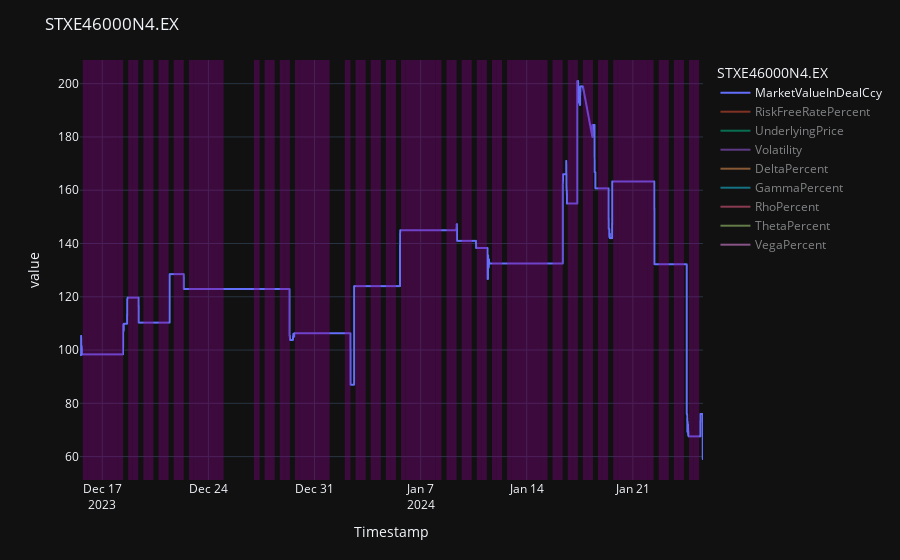

The cell this chart's notebook holds for it:
### Code cell
IIVNGIPAC_optn_test3.graph(mrkt_exhng_open_time='9:00', mrkt_exhng_close_time='17:00').overlay().fig

### Figure 1 — Plotly figure (JSON) as saved in the notebook; plotly's stock layout.template omitted (floating-point values rounded to 4 significant figures; data arrays with more than 128 entries replaced by an {"elided": "..."} marker saying what was removed)
{"data": [{"hovertemplate": "STXE46000N4.EX=MarketValueInDealCcy<br>Timestamp=%{x}<br>value=%{y}<extra></extra>", "legendgroup": "MarketValueInDealCcy", "line": {"color": "#636efa", "dash": "solid"}, "marker": {"symbol": "circle"}, "mode": "lines", "name": "MarketValueInDealCcy", "showlegend": true, "type": "scattergl", "visible": true, "x": {"elided": "1395 str values"}, "xaxis": "x", "y": {"elided": "1395 float values"}, "yaxis": "y"}, {"hovertemplate": "STXE46000N4.EX=RiskFreeRatePercent<br>Timestamp=%{x}<br>value=%{y}<extra></extra>", "legendgroup": "RiskFreeRatePercent", "line": {"color": "#EF553B", "dash": "solid"}, "marker": {"symbol": "circle"}, "mode": "lines", "name": "RiskFreeRatePercent", "showlegend": true, "type": "scattergl", "visible": "legendonly", "x": {"elided": "1395 str values"}, "xaxis": "x", "y": {"elided": "1395 float values"}, "yaxis": "y"}, {"hovertemplate": "STXE46000N4.EX=UnderlyingPrice<br>Timestamp=%{x}<br>value=%{y}<extra></extra>", "legendgroup": "UnderlyingPrice", "line": {"color": "#00cc96", "dash": "solid"}, "marker": {"symbol": "circle"}, "mode": "lines", "name": "UnderlyingPrice", "showlegend": true, "type": "scattergl", "visible": "legendonly", "x": {"elided": "1395 str values"}, "xaxis": "x", "y": {"elided": "1395 float values"}, "yaxis": "y"}, {"hovertemplate": "STXE46000N4.EX=Volatility<br>Timestamp=%{x}<br>value=%{y}<extra></extra>", "legendgroup": "Volatility", "line": {"color": "#ab63fa", "dash": "solid"}, "marker": {"symbol": "circle"}, "mode": "lines", "name": "Volatility", "showlegend": true, "type": "scattergl", "visible": "legendonly", "x": {"elided": "1395 str values"}, "xaxis": "x", "y": {"elided": "1395 float values"}, "yaxis": "y"}, {"hovertemplate": "STXE46000N4.EX=DeltaPercent<br>Timestamp=%{x}<br>value=%{y}<extra></extra>", "legendgroup": "DeltaPercent", "line": {"color": "#FFA15A", "dash": "solid"}, "marker": {"symbol": "circle"}, "mode": "lines", "name": "DeltaPercent", "showlegend": true, "type": "scattergl", "visible": "legendonly", "x": {"elided": "1395 str values"}, "xaxis": "x", "y": {"elided": "1395 float values"}, "yaxis": "y"}, {"hovertemplate": "STXE46000N4.EX=GammaPercent<br>Timestamp=%{x}<br>value=%{y}<extra></extra>", "legendgroup": "GammaPercent", "line": {"color": "#19d3f3", "dash": "solid"}, "marker": {"symbol": "circle"}, "mode": "lines", "name": "GammaPercent", "showlegend": true, "type": "scattergl", "visible": "legendonly", "x": {"elided": "1395 str values"}, "xaxis": "x", "y": {"elided": "1395 float values"}, "yaxis": "y"}, {"hovertemplate": "STXE46000N4.EX=RhoPercent<br>Timestamp=%{x}<br>value=%{y}<extra></extra>", "legendgroup": "RhoPercent", "line": {"color": "#FF6692", "dash": "solid"}, "marker": {"symbol": "circle"}, "mode": "lines", "name": "RhoPercent", "showlegend": true, "type": "scattergl", "visible": "legendonly", "x": {"elided": "1395 str values"}, "xaxis": "x", "y": {"elided": "1395 float values"}, "yaxis": "y"}, {"hovertemplate": "STXE46000N4.EX=ThetaPercent<br>Timestamp=%{x}<br>value=%{y}<extra></extra>", "legendgroup": "ThetaPercent", "line": {"color": "#B6E880", "dash": "solid"}, "marker": {"symbol": "circle"}, "mode": "lines", "name": "ThetaPercent", "showlegend": true, "type": "scattergl", "visible": "legendonly", "x": {"elided": "1395 str values"}, "xaxis": "x", "y": {"elided": "1395 float values"}, "yaxis": "y"}, {"hovertemplate": "STXE46000N4.EX=VegaPercent<br>Timestamp=%{x}<br>value=%{y}<extra></extra>", "legendgroup": "VegaPercent", "line": {"color": "#FF97FF", "dash": "solid"}, "marker": {"symbol": "circle"}, "mode": "lines", "name": "VegaPercent", "showlegend": true, "type": "scattergl", "visible": "legendonly", "x": {"elided": "1395 str values"}, "xaxis": "x", "y": {"elided": "1395 float values"}, "yaxis": "y"}], "layout": {"legend": {"title": {"text": "STXE46000N4.EX"}, "tracegroupgap": 0}, "margin": {"t": 60}, "shapes": [{"fillcolor": "purple", "line": {"color": "purple", "width": 0}, "opacity": 0.4, "type": "rect", "x0": "2023-12-15T17:00:00", "x1": "2023-12-15T23:59:59", "xref": "x", "y0": 0, "y1": 1, "yref": "paper"}, {"fillcolor": "purple", "line": {"color": "purple", "width": 0}, "opacity": 0.4, "type": "rect", "x0": "2023-12-16T00:00:00", "x1": "2023-12-16T23:59:59", "xref": "x", "y0": 0, "y1": 1, "yref": "paper"}, {"fillcolor": "purple", "line": {"color": "purple", "width": 0}, "opacity": 0.4, "type": "rect", "x0": "2023-12-17T00:00:00", "x1": "2023-12-17T23:59:59", "xref": "x", "y0": 0, "y1": 1, "yref": "paper"}, {"fillcolor": "purple", "line": {"color": "purple", "width": 0}, "opacity": 0.4, "type": "rect", "x0": "2023-12-18T00:00:01", "x1": "2023-12-18T09:00:00", "xref": "x", "y0": 0, "y1": 1, "yref": "paper"}, {"fillcolor": "purple", "line": {"color": "purple", "width": 0}, "opacity": 0.4, "type": "rect", "x0": "2023-12-18T17:00:00", "x1": "2023-12-18T23:59:59", "xref": "x", "y0": 0, "y1": 1, "yref": "paper"}, {"fillcolor": "purple", "line": {"color": "purple", "width": 0}, "opacity": 0.4, "type": "rect", "x0": "2023-12-19T00:00:01", "x1": "2023-12-19T09:00:00", "xref": "x", "y0": 0, "y1": 1, "yref": "paper"}, {"fillcolor": "purple", "line": {"color": "purple", "width": 0}, "opacity": 0.4, "type": "rect", "x0": "2023-12-19T17:00:00", "x1": "2023-12-19T23:59:59", "xref": "x", "y0": 0, "y1": 1, "yref": "paper"}, {"fillcolor": "purple", "line": {"color": "purple", "width": 0}, "opacity": 0.4, "type": "rect", "x0": "2023-12-20T00:00:01", "x1": "2023-12-20T09:00:00", "xref": "x", "y0": 0, "y1": 1, "yref": "paper"}, {"fillcolor": "purple", "line": {"color": "purple", "width": 0}, "opacity": 0.4, "type": "rect", "x0": "2023-12-20T17:00:00", "x1": "2023-12-20T23:59:59", "xref": "x", "y0": 0, "y1": 1, "yref": "paper"}, {"fillcolor": "purple", "line": {"color": "purple", "width": 0}, "opacity": 0.4, "type": "rect", "x0": "2023-12-21T00:00:01", "x1": "2023-12-21T09:00:00", "xref": "x", "y0": 0, "y1": 1, "yref": "paper"}, {"fillcolor": "purple", "line": {"color": "purple", "width": 0}, "opacity": 0.4, "type": "rect", "x0": "2023-12-21T17:00:00", "x1": "2023-12-21T23:59:59", "xref": "x", "y0": 0, "y1": 1, "yref": "paper"}, {"fillcolor": "purple", "line": {"color": "purple", "width": 0}, "opacity": 0.4, "type": "rect", "x0": "2023-12-22T00:00:01", "x1": "2023-12-22T09:00:00", "xref": "x", "y0": 0, "y1": 1, "yref": "paper"}, {"fillcolor": "purple", "line": {"color": "purple", "width": 0}, "opacity": 0.4, "type": "rect", "x0": "2023-12-22T17:00:00", "x1": "2023-12-22T23:59:59", "xref": "x", "y0": 0, "y1": 1, "yref": "paper"}, {"fillcolor": "purple", "line": {"color": "purple", "width": 0}, "opacity": 0.4, "type": "rect", "x0": "2023-12-23T00:00:00", "x1": "2023-12-23T23:59:59", "xref": "x", "y0": 0, "y1": 1, "yref": "paper"}, {"fillcolor": "purple", "line": {"color": "purple", "width": 0}, "opacity": 0.4, "type": "rect", "x0": "2023-12-24T00:00:00", "x1": "2023-12-24T23:59:59", "xref": "x", "y0": 0, "y1": 1, "yref": "paper"}, {"fillcolor": "purple", "line": {"color": "purple", "width": 0}, "opacity": 0.4, "type": "rect", "x0": "2023-12-27T00:00:01", "x1": "2023-12-27T09:00:00", "xref": "x", "y0": 0, "y1": 1, "yref": "paper"}, {"fillcolor": "purple", "line": {"color": "purple", "width": 0}, "opacity": 0.4, "type": "rect", "x0": "2023-12-27T17:00:00", "x1": "2023-12-27T23:59:59", "xref": "x", "y0": 0, "y1": 1, "yref": "paper"}, {"fillcolor": "purple", "line": {"color": "purple", "width": 0}, "opacity": 0.4, "type": "rect", "x0": "2023-12-28T00:00:01", "x1": "2023-12-28T09:00:00", "xref": "x", "y0": 0, "y1": 1, "yref": "paper"}, {"fillcolor": "purple", "line": {"color": "purple", "width": 0}, "opacity": 0.4, "type": "rect", "x0": "2023-12-28T17:00:00", "x1": "2023-12-28T23:59:59", "xref": "x", "y0": 0, "y1": 1, "yref": "paper"}, {"fillcolor": "purple", "line": {"color": "purple", "width": 0}, "opacity": 0.4, "type": "rect", "x0": "2023-12-29T00:00:01", "x1": "2023-12-29T09:00:00", "xref": "x", "y0": 0, "y1": 1, "yref": "paper"}, {"fillcolor": "purple", "line": {"color": "purple", "width": 0}, "opacity": 0.4, "type": "rect", "x0": "2023-12-29T17:00:00", "x1": "2023-12-29T23:59:59", "xref": "x", "y0": 0, "y1": 1, "yref": "paper"}, {"fillcolor": "purple", "line": {"color": "purple", "width": 0}, "opacity": 0.4, "type": "rect", "x0": "2023-12-30T00:00:00", "x1": "2023-12-30T23:59:59", "xref": "x", "y0": 0, "y1": 1, "yref": "paper"}, {"fillcolor": "purple", "line": {"color": "purple", "width": 0}, "opacity": 0.4, "type": "rect", "x0": "2023-12-31T00:00:00", "x1": "2023-12-31T23:59:59", "xref": "x", "y0": 0, "y1": 1, "yref": "paper"}, {"fillcolor": "purple", "line": {"color": "purple", "width": 0}, "opacity": 0.4, "type": "rect", "x0": "2024-01-02T00:00:01", "x1": "2024-01-02T09:00:00", "xref": "x", "y0": 0, "y1": 1, "yref": "paper"}, {"fillcolor": "purple", "line": {"color": "purple", "width": 0}, "opacity": 0.4, "type": "rect", "x0": "2024-01-02T17:00:00", "x1": "2024-01-02T23:59:59", "xref": "x", "y0": 0, "y1": 1, "yref": "paper"}, {"fillcolor": "purple", "line": {"color": "purple", "width": 0}, "opacity": 0.4, "type": "rect", "x0": "2024-01-03T00:00:01", "x1": "2024-01-03T09:00:00", "xref": "x", "y0": 0, "y1": 1, "yref": "paper"}, {"fillcolor": "purple", "line": {"color": "purple", "width": 0}, "opacity": 0.4, "type": "rect", "x0": "2024-01-03T17:00:00", "x1": "2024-01-03T23:59:59", "xref": "x", "y0": 0, "y1": 1, "yref": "paper"}, {"fillcolor": "purple", "line": {"color": "purple", "width": 0}, "opacity": 0.4, "type": "rect", "x0": "2024-01-04T00:00:01", "x1": "2024-01-04T09:00:00", "xref": "x", "y0": 0, "y1": 1, "yref": "paper"}, {"fillcolor": "purple", "line": {"color": "purple", "width": 0}, "opacity": 0.4, "type": "rect", "x0": "2024-01-04T17:00:00", "x1": "2024-01-04T23:59:59", "xref": "x", "y0": 0, "y1": 1, "yref": "paper"}, {"fillcolor": "purple", "line": {"color": "purple", "width": 0}, "opacity": 0.4, "type": "rect", "x0": "2024-01-05T00:00:01", "x1": "2024-01-05T09:00:00", "xref": "x", "y0": 0, "y1": 1, "yref": "paper"}, {"fillcolor": "purple", "line": {"color": "purple", "width": 0}, "opacity": 0.4, "type": "rect", "x0": "2024-01-05T17:00:00", "x1": "2024-01-05T23:59:59", "xref": "x", "y0": 0, "y1": 1, "yref": "paper"}, {"fillcolor": "purple", "line": {"color": "purple", "width": 0}, "opacity": 0.4, "type": "rect", "x0": "2024-01-06T00:00:00", "x1": "2024-01-06T23:59:59", "xref": "x", "y0": 0, "y1": 1, "yref": "paper"}, {"fillcolor": "purple", "line": {"color": "purple", "width": 0}, "opacity": 0.4, "type": "rect", "x0": "2024-01-07T00:00:00", "x1": "2024-01-07T23:59:59", "xref": "x", "y0": 0, "y1": 1, "yref": "paper"}, {"fillcolor": "purple", "line": {"color": "purple", "width": 0}, "opacity": 0.4, "type": "rect", "x0": "2024-01-08T00:00:01", "x1": "2024-01-08T09:00:00", "xref": "x", "y0": 0, "y1": 1, "yref": "paper"}, {"fillcolor": "purple", "line": {"color": "purple", "width": 0}, "opacity": 0.4, "type": "rect", "x0": "2024-01-08T17:00:00", "x1": "2024-01-08T23:59:59", "xref": "x", "y0": 0, "y1": 1, "yref": "paper"}, {"fillcolor": "purple", "line": {"color": "purple", "width": 0}, "opacity": 0.4, "type": "rect", "x0": "2024-01-09T00:00:01", "x1": "2024-01-09T09:00:00", "xref": "x", "y0": 0, "y1": 1, "yref": "paper"}, {"fillcolor": "purple", "line": {"color": "purple", "width": 0}, "opacity": 0.4, "type": "rect", "x0": "2024-01-09T17:00:00", "x1": "2024-01-09T23:59:59", "xref": "x", "y0": 0, "y1": 1, "yref": "paper"}, {"fillcolor": "purple", "line": {"color": "purple", "width": 0}, "opacity": 0.4, "type": "rect", "x0": "2024-01-10T00:00:01", "x1": "2024-01-10T09:00:00", "xref": "x", "y0": 0, "y1": 1, "yref": "paper"}, {"fillcolor": "purple", "line": {"color": "purple", "width": 0}, "opacity": 0.4, "type": "rect", "x0": "2024-01-10T17:00:00", "x1": "2024-01-10T23:59:59", "xref": "x", "y0": 0, "y1": 1, "yref": "paper"}, {"fillcolor": "purple", "line": {"color": "purple", "width": 0}, "opacity": 0.4, "type": "rect", "x0": "2024-01-11T00:00:01", "x1": "2024-01-11T09:00:00", "xref": "x", "y0": 0, "y1": 1, "yref": "paper"}, {"fillcolor": "purple", "line": {"color": "purple", "width": 0}, "opacity": 0.4, "type": "rect", "x0": "2024-01-11T17:00:00", "x1": "2024-01-11T23:59:59", "xref": "x", "y0": 0, "y1": 1, "yref": "paper"}, {"fillcolor": "purple", "line": {"color": "purple", "width": 0}, "opacity": 0.4, "type": "rect", "x0": "2024-01-12T00:00:01", "x1": "2024-01-12T09:00:00", "xref": "x", "y0": 0, "y1": 1, "yref": "paper"}, {"fillcolor": "purple", "line": {"color": "purple", "width": 0}, "opacity": 0.4, "type": "rect", "x0": "2024-01-12T17:00:00", "x1": "2024-01-12T23:59:59", "xref": "x", "y0": 0, "y1": 1, "yref": "paper"}, {"fillcolor": "purple", "line": {"color": "purple", "width": 0}, "opacity": 0.4, "type": "rect", "x0": "2024-01-13T00:00:00", "x1": "2024-01-13T23:59:59", "xref": "x", "y0": 0, "y1": 1, "yref": "paper"}, {"fillcolor": "purple", "line": {"color": "purple", "width": 0}, "opacity": 0.4, "type": "rect", "x0": "2024-01-14T00:00:00", "x1": "2024-01-14T23:59:59", "xref": "x", "y0": 0, "y1": 1, "yref": "paper"}, {"fillcolor": "purple", "line": {"color": "purple", "width": 0}, "opacity": 0.4, "type": "rect", "x0": "2024-01-15T00:00:01", "x1": "2024-01-15T09:00:00", "xref": "x", "y0": 0, "y1": 1, "yref": "paper"}, {"fillcolor": "purple", "line": {"color": "purple", "width": 0}, "opacity": 0.4, "type": "rect", "x0": "2024-01-15T17:00:00", "x1": "2024-01-15T23:59:59", "xref": "x", "y0": 0, "y1": 1, "yref": "paper"}, {"fillcolor": "purple", "line": {"color": "purple", "width": 0}, "opacity": 0.4, "type": "rect", "x0": "2024-01-16T00:00:01", "x1": "2024-01-16T09:00:00", "xref": "x", "y0": 0, "y1": 1, "yref": "paper"}, {"fillcolor": "purple", "line": {"color": "purple", "width": 0}, "opacity": 0.4, "type": "rect", "x0": "2024-01-16T17:00:00", "x1": "2024-01-16T23:59:59", "xref": "x", "y0": 0, "y1": 1, "yref": "paper"}, {"fillcolor": "purple", "line": {"color": "purple", "width": 0}, "opacity": 0.4, "type": "rect", "x0": "2024-01-17T00:00:01", "x1": "2024-01-17T09:00:00", "xref": "x", "y0": 0, "y1": 1, "yref": "paper"}, {"fillcolor": "purple", "line": {"color": "purple", "width": 0}, "opacity": 0.4, "type": "rect", "x0": "2024-01-17T17:00:00", "x1": "2024-01-17T23:59:59", "xref": "x", "y0": 0, "y1": 1, "yref": "paper"}, {"fillcolor": "purple", "line": {"color": "purple", "width": 0}, "opacity": 0.4, "type": "rect", "x0": "2024-01-18T00:00:01", "x1": "2024-01-18T09:00:00", "xref": "x", "y0": 0, "y1": 1, "yref": "paper"}, {"fillcolor": "purple", "line": {"color": "purple", "width": 0}, "opacity": 0.4, "type": "rect", "x0": "2024-01-18T17:00:00", "x1": "2024-01-18T23:59:59", "xref": "x", "y0": 0, "y1": 1, "yref": "paper"}, {"fillcolor": "purple", "line": {"color": "purple", "width": 0}, "opacity": 0.4, "type": "rect", "x0": "2024-01-19T00:00:01", "x1": "2024-01-19T09:00:00", "xref": "x", "y0": 0, "y1": 1, "yref": "paper"}, {"fillcolor": "purple", "line": {"color": "purple", "width": 0}, "opacity": 0.4, "type": "rect", "x0": "2024-01-19T17:00:00", "x1": "2024-01-19T23:59:59", "xref": "x", "y0": 0, "y1": 1, "yref": "paper"}, {"fillcolor": "purple", "line": {"color": "purple", "width": 0}, "opacity": 0.4, "type": "rect", "x0": "2024-01-20T00:00:00", "x1": "2024-01-20T23:59:59", "xref": "x", "y0": 0, "y1": 1, "yref": "paper"}, {"fillcolor": "purple", "line": {"color": "purple", "width": 0}, "opacity": 0.4, "type": "rect", "x0": "2024-01-21T00:00:00", "x1": "2024-01-21T23:59:59", "xref": "x", "y0": 0, "y1": 1, "yref": "paper"}, {"fillcolor": "purple", "line": {"color": "purple", "width": 0}, "opacity": 0.4, "type": "rect", "x0": "2024-01-22T00:00:01", "x1": "2024-01-22T09:00:00", "xref": "x", "y0": 0, "y1": 1, "yref": "paper"}, {"fillcolor": "purple", "line": {"color": "purple", "width": 0}, "opacity": 0.4, "type": "rect", "x0": "2024-01-22T17:00:00", "x1": "2024-01-22T23:59:59", "xref": "x", "y0": 0, "y1": 1, "yref": "paper"}, {"fillcolor": "purple", "line": {"color": "purple", "width": 0}, "opacity": 0.4, "type": "rect", "x0": "2024-01-23T00:00:01", "x1": "2024-01-23T09:00:00", "xref": "x", "y0": 0, "y1": 1, "yref": "paper"}, {"fillcolor": "purple", "line": {"color": "purple", "width": 0}, "opacity": 0.4, "type": "rect", "x0": "2024-01-23T17:00:00", "x1": "2024-01-23T23:59:59", "xref": "x", "y0": 0, "y1": 1, "yref": "paper"}, {"fillcolor": "purple", "line": {"color": "purple", "width": 0}, "opacity": 0.4, "type": "rect", "x0": "2024-01-24T00:00:01", "x1": "2024-01-24T09:00:00", "xref": "x", "y0": 0, "y1": 1, "yref": "paper"}, {"fillcolor": "purple", "line": {"color": "purple", "width": 0}, "opacity": 0.4, "type": "rect", "x0": "2024-01-24T17:00:00", "x1": "2024-01-24T23:59:59", "xref": "x", "y0": 0, "y1": 1, "yref": "paper"}, {"fillcolor": "purple", "line": {"color": "purple", "width": 0}, "opacity": 0.4, "type": "rect", "x0": "2024-01-25T00:00:01", "x1": "2024-01-25T09:00:00", "xref": "x", "y0": 0, "y1": 1, "yref": "paper"}], "title": {"text": "STXE46000N4.EX"}, "xaxis": {"anchor": "y", "domain": [0, 1], "title": {"text": "Timestamp"}}, "yaxis": {"anchor": "x", "domain": [0, 1], "title": {"text": "value"}}}}
